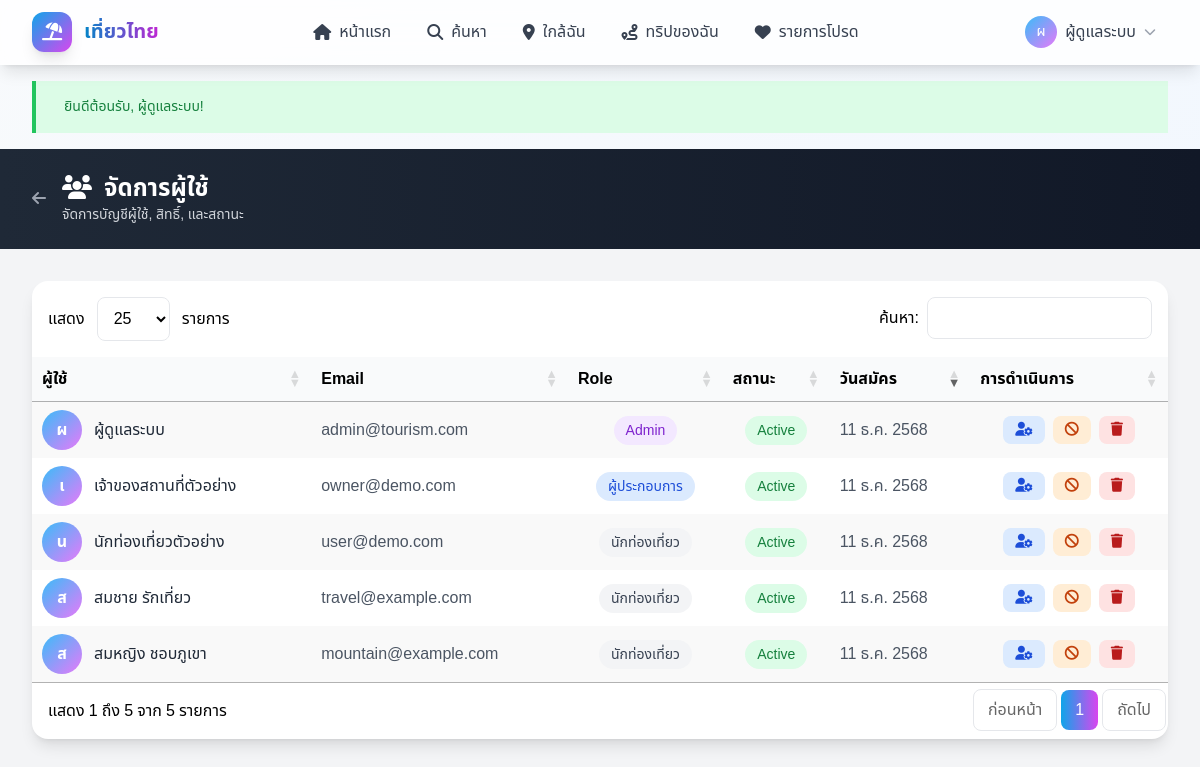
The page /pages/admin/users.php (signed in) on the database its author committed.
### tables this page shows
CREATE TABLE IF NOT EXISTS users (
    id INT AUTO_INCREMENT PRIMARY KEY,
    username VARCHAR(50) NOT NULL UNIQUE,
    email VARCHAR(100) NOT NULL UNIQUE,
    password VARCHAR(255) NOT NULL,
    full_name VARCHAR(100) NOT NULL,
    phone VARCHAR(20) NULL,
    avatar VARCHAR(255) NULL,
    role ENUM('user', 'owner', 'admin') DEFAULT 'user' COMMENT 'user=นักท่องเที่ยว, owner=ผู้ประกอบการ, admin=ผู้ดูแล',
    status ENUM('active', 'inactive', 'banned') DEFAULT 'active',
    email_verified_at DATETIME NULL,
    remember_token VARCHAR(100) NULL,
    created_at DATETIME DEFAULT CURRENT_TIMESTAMP,
    updated_at DATETIME DEFAULT CURRENT_TIMESTAMP ON UPDATE CURRENT_TIMESTAMP,
    last_login_at DATETIME NULL,
    INDEX idx_email (email),
    INDEX idx_role (role),
    INDEX idx_status (status)
);

### config/database.php (called while the page is built, shortened)
<?php
class Database
{
    private static $instance = null;
    private $connection;
    private function __construct()
    {
        try {
            $dsn = "mysql:host=" . DB_HOST . ";dbname=" . DB_NAME . ";charset=" . DB_CHARSET;
            $options = [
                PDO::ATTR_ERRMODE => PDO::ERRMODE_EXCEPTION,
                PDO::ATTR_DEFAULT_FETCH_MODE => PDO::FETCH_ASSOC,
                PDO::ATTR_EMULATE_PREPARES => false,
                PDO::MYSQL_ATTR_INIT_COMMAND => "SET NAMES " . DB_CHARSET
            ];
            $this->connection = new PDO($dsn, DB_USER, DB_PASS, $options);
        } catch (PDOException $e) {
            if (defined('DEBUG_MODE') && DEBUG_MODE) {
                die("Database Connection Error: " . $e->getMessage());
            } else {
                die("เกิดข้อผิดพลาดในการเชื่อมต่อฐานข้อมูล กรุณาติดต่อผู้ดูแลระบบ");
            }
        }
    }
    public static function getInstance()
    {
        if (self::$instance === null) {
            self::$instance = new self();
        }
        return self::$instance;
    }
    public function getConnection()
    {
        return $this->connection;
    }
}
function db()
{
    return Database::getInstance()->getConnection();
}

### pages/admin/users.php (the view, shortened to what this page needs)
<?php
require_once INCLUDES_PATH . '/functions.php';
require_role('admin');
$db = db();
require_once INCLUDES_PATH . '/header.php';
?>
<div class="bg-gray-100 min-h-screen">
    <div class="bg-gradient-to-r from-gray-800 to-gray-900 text-white py-6">
        <div class="max-w-7xl mx-auto px-4 sm:px-6 lg:px-8">
            <div class="flex items-center gap-4">
                <a href="<?php echo BASE_URL; ?>/pages/admin/dashboard.php" class="text-gray-400 hover:text-white">
                    <i class="fas fa-arrow-left"></i>
                </a>
                <div>
                    <h1 class="text-2xl font-bold">
                        <i class="fas fa-users mr-3"></i>จัดการผู้ใช้
                    </h1>
                    <p class="text-gray-300 text-sm">จัดการบัญชีผู้ใช้, สิทธิ์, และสถานะ</p>
                </div>
            </div>
        </div>
    </div>
    <div class="max-w-7xl mx-auto px-4 sm:px-6 lg:px-8 py-8">
        <div class="bg-white rounded-2xl shadow-lg overflow-hidden">
            <table id="users-table" class="w-full stripe hover">
                <thead class="bg-gray-50">
                    <tr>
                        <th class="px-6 py-4 text-left">ผู้ใช้</th>
                        <th class="px-6 py-4 text-left">Email</th>
                        <th class="px-6 py-4 text-center">Role</th>
                        <th class="px-6 py-4 text-center">สถานะ</th>
                        <th class="px-6 py-4 text-left">วันสมัคร</th>
                        <th class="px-6 py-4 text-center">การดำเนินการ</th>
                    </tr>
                </thead>
                <tbody>
                    <?php
                    $users = $db->query("SELECT * FROM users ORDER BY created_at DESC")->fetchAll();
                    foreach ($users as $user):
                        $roleClass = [
                            'admin' => 'bg-purple-100 text-purple-700',
                            'owner' => 'bg-blue-100 text-blue-700',
                            'user' => 'bg-gray-100 text-gray-700'
                        ][$user['role']] ?? 'bg-gray-100 text-gray-700';
                        $roleText = [
                            'admin' => 'Admin',
                            'owner' => 'ผู้ประกอบการ',
                            'user' => 'นักท่องเที่ยว'
                        ][$user['role']] ?? $user['role'];
                    ?>
                        <tr data-id="<?php echo $user['id']; ?>">
                            <td class="px-6 py-4">
                                <div class="flex items-center gap-3">
                                    <div class="w-10 h-10 bg-gradient-to-br from-primary-400 to-accent-400 rounded-full flex items-center justify-center text-white font-bold">
                                        <?php echo mb_substr($user['full_name'], 0, 1); ?>
                                    </div>
                                    <span class="font-medium text-gray-800"><?php echo h($user['full_name']); ?></span>
                                </div>
                            </td>
                            <td class="px-6 py-4 text-gray-600"><?php echo h($user['email']); ?></td>
                            <td class="px-6 py-4 text-center">
                                <span class="px-3 py-1 rounded-full text-sm <?php echo $roleClass; ?>">
                                    <?php echo $roleText; ?>
                                </span>
                            </td>
                            <td class="px-6 py-4 text-center">
                                <?php
                                $statusClass = [
                                    'active' => 'bg-green-100 text-green-700',
                                    'inactive' => 'bg-gray-100 text-gray-700',
                                    'banned' => 'bg-red-100 text-red-700'
                                ][$user['status']] ?? 'bg-gray-100 text-gray-700';
                                ?>
                                <span class="px-3 py-1 rounded-full text-sm <?php echo $statusClass; ?>">
                                    <?php echo ucfirst($user['status']); ?>
                                </span>
                            </td>
                            <td class="px-6 py-4 text-gray-600">
                                <?php echo format_date_thai($user['created_at'], 'd M Y'); ?>
                            </td>
                            <td class="px-6 py-4 text-center">
                                <div class="flex items-center justify-center gap-2">
                                    <button onclick="editRole(<?php echo $user['id']; ?>, '<?php echo $user['role']; ?>')"
                                        class="px-3 py-1 bg-blue-100 text-blue-700 rounded-lg hover:bg-blue-200 text-sm" title="แก้ไข Role">
                                        <i class="fas fa-user-cog"></i>
                                    </button>
                                    <?php if ($user['status'] === 'banned'): ?>
                                        <button onclick="unbanUser(<?php echo $user['id']; ?>)"
                                            class="px-3 py-1 bg-green-100 text-green-700 rounded-lg hover:bg-green-200 text-sm" title="Unban">
                                            <i class="fas fa-unlock"></i>
                                        </button>
                                    <?php else: ?>
                                        <button onclick="banUser(<?php echo $user['id']; ?>)"
                                            class="px-3 py-1 bg-orange-100 text-orange-700 rounded-lg hover:bg-orange-200 text-sm" title="Ban">
                                            <i class="fas fa-ban"></i>
                                        </button>
                                    <?php endif; ?>
                                    <button onclick="deleteUser(<?php echo $user['id']; ?>)"
                                        class="px-3 py-1 bg-red-100 text-red-700 rounded-lg hover:bg-red-200 text-sm" title="ลบ">
                                        <i class="fas fa-trash"></i>
                                    </button>
                                </div>
                            </td>
                        </tr>
                    <?php endforeach; ?>
                </tbody>
            </table>
        </div>
    </div>
</div>
<link rel="stylesheet" href="https://cdn.datatables.net/1.13.7/css/jquery.dataTables.min.css">
<?php require_once INCLUDES_PATH . '/footer.php'; ?>

### includes/header.php (shortened to what this page needs)
<?php
$currentUser = current_user();
?>
<!DOCTYPE html>
<html lang="th">
<head>
    <script src="https://cdn.tailwindcss.com"></script>
    <link rel="stylesheet" href="https://cdnjs.cloudflare.com/ajax/libs/font-awesome/6.5.1/css/all.min.css">
    <link rel="stylesheet" href="<?php echo asset('css/style.css'); ?>">
</head>
<body class="bg-gradient-to-br from-slate-50 to-blue-50 min-h-screen">
    <nav class="bg-white/80 backdrop-blur-lg shadow-lg sticky top-0 z-50 border-b border-white/20">
        <div class="max-w-7xl mx-auto px-4 sm:px-6 lg:px-8">
            <div class="flex justify-between items-center h-16">
                <a href="<?php echo BASE_URL; ?>" class="flex items-center space-x-3 group">
                    <div class="w-10 h-10 bg-gradient-to-br from-primary-500 to-accent-500 rounded-xl flex items-center justify-center transform group-hover:scale-110 transition-transform shadow-lg">
                        <i class="fas fa-umbrella-beach text-white text-lg"></i>
                    </div>
                    <span class="text-xl font-bold bg-gradient-to-r from-primary-600 to-accent-600 bg-clip-text text-transparent hidden sm:block">
                    </span>
                </a>
                <div class="hidden md:flex items-center space-x-1">
                    <a href="<?php echo BASE_URL; ?>" class="px-4 py-2 rounded-xl text-gray-700 hover:text-primary-600 hover:bg-primary-50 transition-all duration-200 flex items-center space-x-2">
                        <i class="fas fa-home"></i>
                        <span>หน้าแรก</span>
                    </a>
                    <a href="<?php echo BASE_URL; ?>/pages/public/search.php" class="px-4 py-2 rounded-xl text-gray-700 hover:text-primary-600 hover:bg-primary-50 transition-all duration-200 flex items-center space-x-2">
                        <i class="fas fa-search"></i>
                        <span>ค้นหา</span>
                    </a>
                    <a href="<?php echo BASE_URL; ?>/pages/public/nearby.php" class="px-4 py-2 rounded-xl text-gray-700 hover:text-primary-600 hover:bg-primary-50 transition-all duration-200 flex items-center space-x-2">
                        <i class="fas fa-map-marker-alt"></i>
                        <span>ใกล้ฉัน</span>
                    </a>
                    <?php if (is_logged_in()): ?>
                        <a href="<?php echo BASE_URL; ?>/pages/user/trips.php" class="px-4 py-2 rounded-xl text-gray-700 hover:text-primary-600 hover:bg-primary-50 transition-all duration-200 flex items-center space-x-2">
                            <i class="fas fa-route"></i>
                            <span>ทริปของฉัน</span>
                        </a>
                        <a href="<?php echo BASE_URL; ?>/pages/user/favorites.php" class="px-4 py-2 rounded-xl text-gray-700 hover:text-primary-600 hover:bg-primary-50 transition-all duration-200 flex items-center space-x-2">
                            <i class="fas fa-heart"></i>
                            <span>รายการโปรด</span>
                        </a>
                    <?php endif; ?>
                </div>
                <div class="flex items-center space-x-3">
                    <?php if (is_logged_in()): ?>
                        <div class="relative" x-data="{ open: false }">
                            <button @click="open = !open" class="flex items-center space-x-2 px-3 py-2 rounded-xl hover:bg-gray-100 transition-colors">
                                <div class="w-8 h-8 bg-gradient-to-br from-primary-400 to-accent-400 rounded-full flex items-center justify-center">
                                    <span class="text-white font-medium text-sm">
                                        <?php echo mb_substr($currentUser['full_name'], 0, 1); ?>
                                    </span>
                                </div>
                                <span class="hidden sm:block text-gray-700 font-medium">
                                    <?php echo h($currentUser['full_name']); ?>
                                </span>
                                <i class="fas fa-chevron-down text-gray-400 text-xs"></i>
                            </button>
                        </div>
                    <?php endif; ?>
                </div>
            </div>
        </div>
    </nav>
    <main class="min-h-screen">
        <div class="max-w-7xl mx-auto px-4 sm:px-6 lg:px-8 pt-4">
            <?php echo display_flash(); ?>
        </div>

### assets/css/style.css (style rules this page uses)
:root { --primary-gradient: linear-gradient(135deg, #0ea5e9, #d946ef); --card-shadow: 0 10px 40px rgba(0, 0, 0, 0.1); --card-shadow-hover: 0 20px 60px rgba(0, 0, 0, 0.15); }
* { margin: 0; padding: 0; box-sizing: border-box; }
html { scroll-behavior: smooth; }
body { font-family: "Noto Sans Thai", sans-serif; line-height: 1.6; }

### includes/header.php (style rules this page uses)
body { font-family: 'Noto Sans Thai', sans-serif; }

### rows shown on the page
users: full_name "ผ", full_name "ผู้ดูแลระบบ", email "admin@tourism.com", role "Admin", status "Active", created_at "11 ธ.ค. 2568"
users: full_name "เ", full_name "เจ้าของสถานที่ตัวอย่าง", email "owner@demo.com", role "ผู้ประกอบการ", status "Active", created_at "11 ธ.ค. 2568"
users: full_name "น", full_name "นักท่องเที่ยวตัวอย่าง", email "user@demo.com", role "นักท่องเที่ยว", status "Active", created_at "11 ธ.ค. 2568"
users: full_name "ส", full_name "สมชาย รักเที่ยว", email "travel@example.com", role "นักท่องเที่ยว", status "Active", created_at "11 ธ.ค. 2568"
users: full_name "ส", full_name "สมหญิง ชอบภูเขา", email "mountain@example.com", role "นักท่องเที่ยว", status "Active", created_at "11 ธ.ค. 2568"

### other values the page prints
$msg "ยินดีต้อนรับ, ผู้ดูแลระบบ!"
